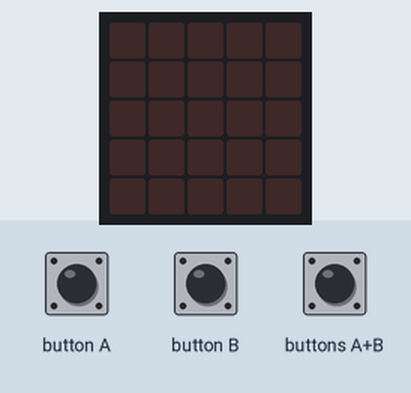
Recording of a program running on a simulated BBC micro:bit (MakeCode). On the bench: the board's 5×5 LED display. Inputs (shaded band) come from the test bench.

Above: at 1.2 s.
1.3 s: button A pressed for 0.15 s
At 2.1 s:
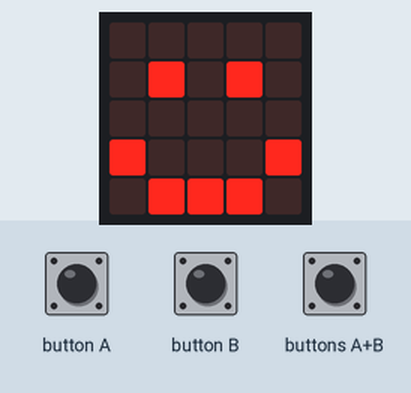
2.9 s: button B pressed for 0.15 s
At 3.4 s:
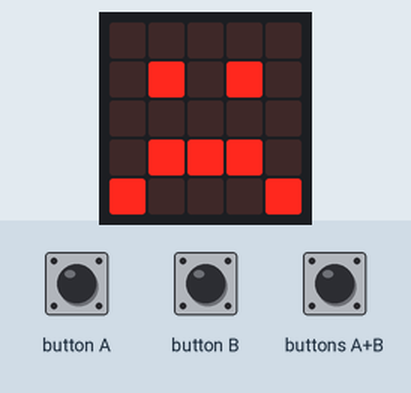
4.5 s: buttons A+B pressed for 0.15 s
At 5.8 s:
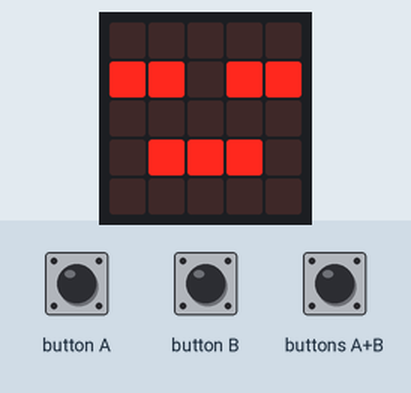
Timing chart, 0 to 7.5 s (numbered marks = the images above; inputs shaded):
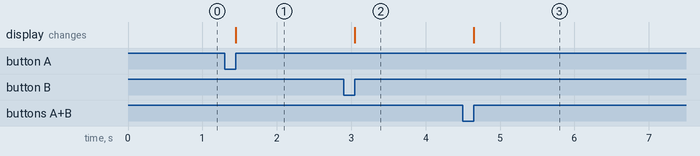

The program:

main.ts
```typescript
input.onButtonPressed(Button.A, function () {
    basic.showLeds(`
        . . . . .
        . # . # .
        . . . . .
        # . . . #
        . # # # .
        `)
})
input.onButtonPressed(Button.AB, function () {
    basic.showLeds(`
        . . . . .
        # # . # #
        . . . . .
        . # # # .
        . . . . .
        `)
})
input.onButtonPressed(Button.B, function () {
    basic.showLeds(`
        . . . . .
        . # . # .
        . . . . .
        . # # # .
        # . . . #
        `)
})
```

test.ts
```typescript
// aquí va el archivo "tests"; esto no se compilará cuando este paquete se utilice como una extensión.
```

Measured:
- after the input at 1.3 s, the display: changes after 0.15 s (image 1)
- after the input at 2.9 s, the display: changes after 0.15 s (image 2)
- after the input at 4.5 s, the display: changes after 0.15 s (image 3)
